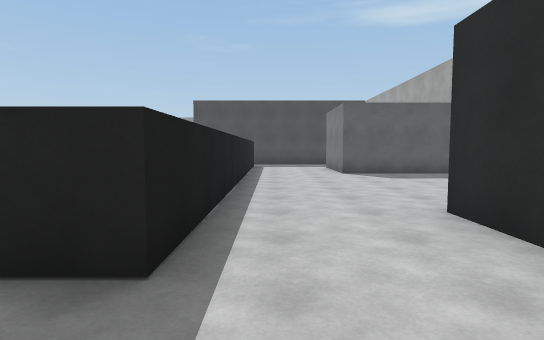
View 1 (above)

24 first-person views from a walk through a 3-D level made in the Unity game engine. The camera is 1.4 m above the floor, tilts 4° down and sees 80° across. The floor is counted in squares, 1.8 m on a side. Each view is taken from the middle of a square. On the plan, view 1 faces up. The plan holds only what a view shows up to about 11 squares ahead; the rest is blank. The place goes on beyond the plan. The player is left out. Surface patterns are stand-ins for the level's own textures.

View 2
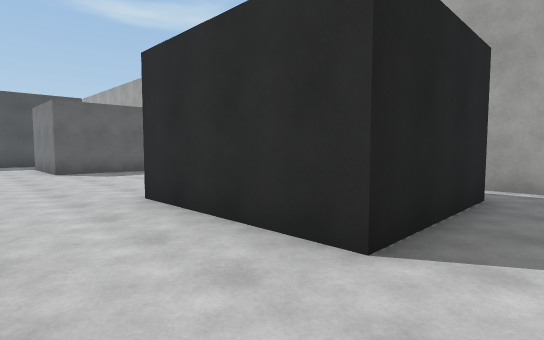

View 3
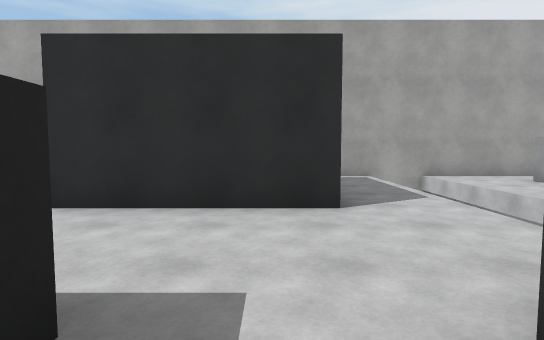

View 4
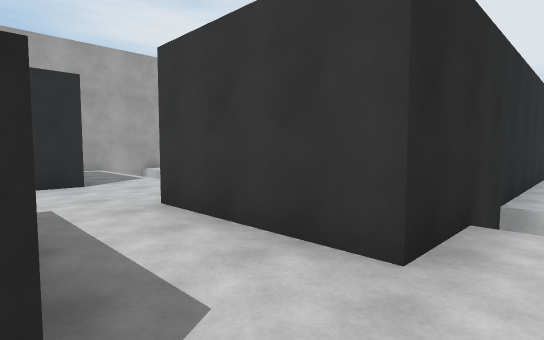

View 5
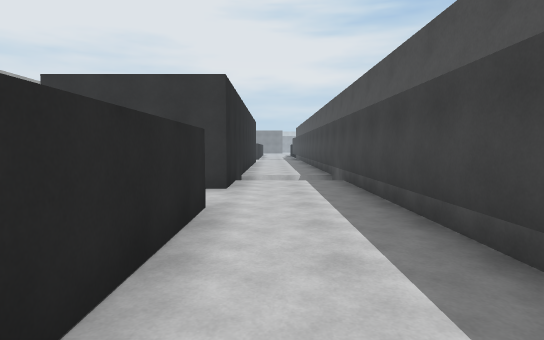

View 6
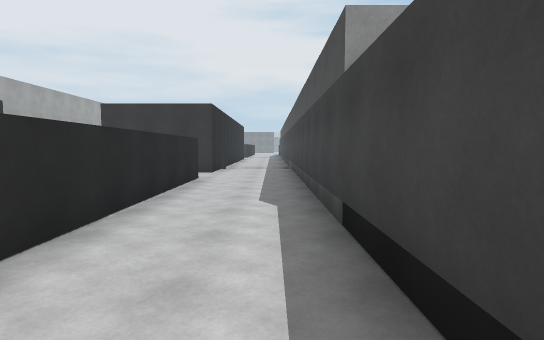

View 7
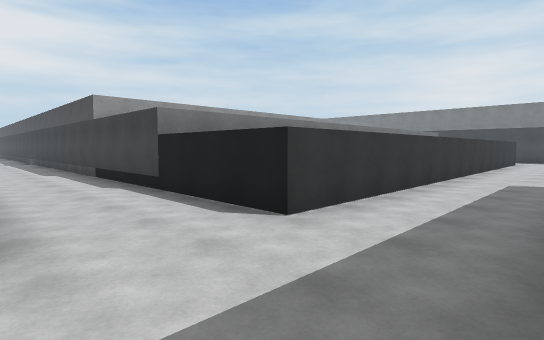

View 8
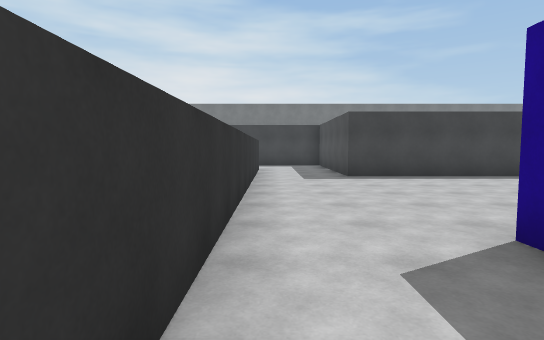

View 9
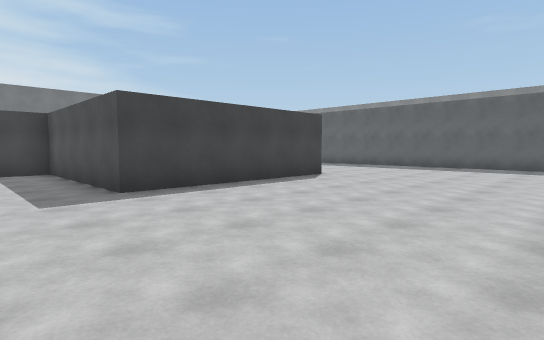

View 10
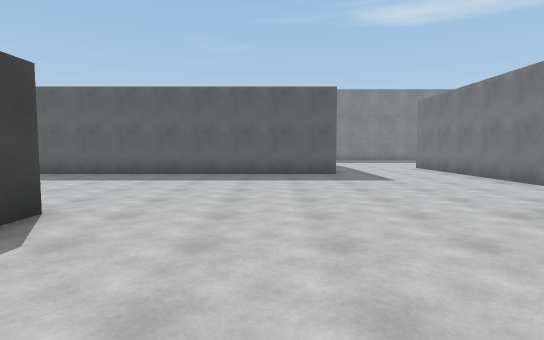

View 11
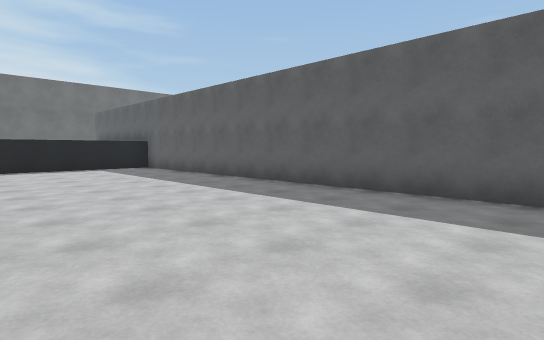

View 12
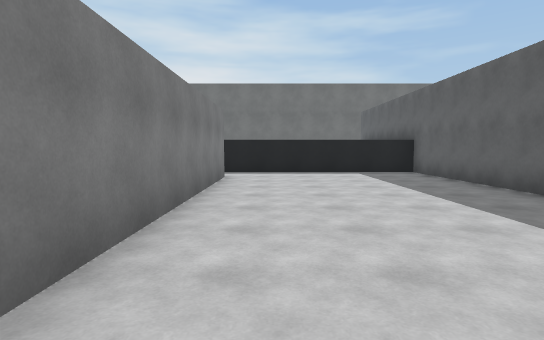

View 13
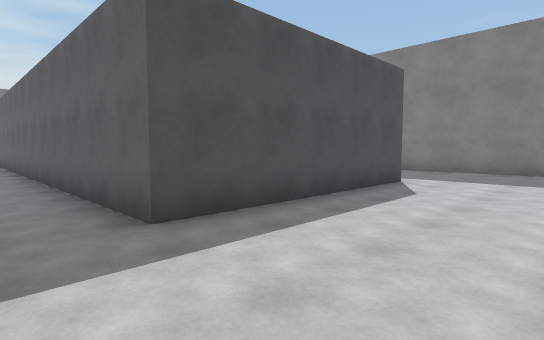

View 14
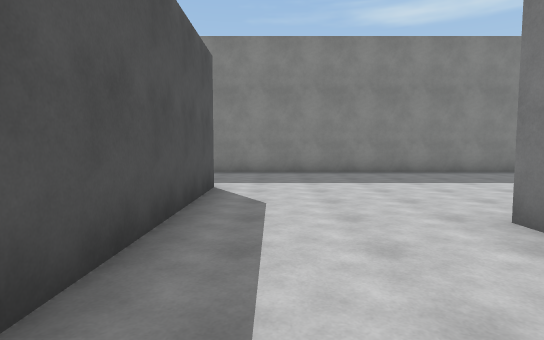

View 15
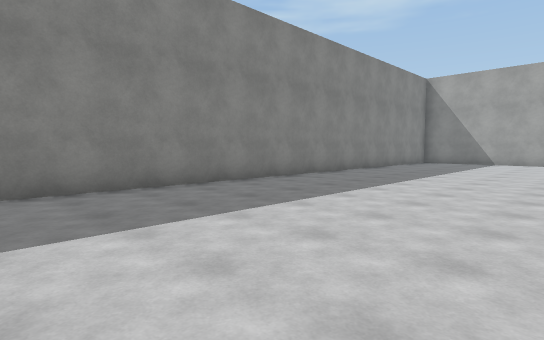

View 16
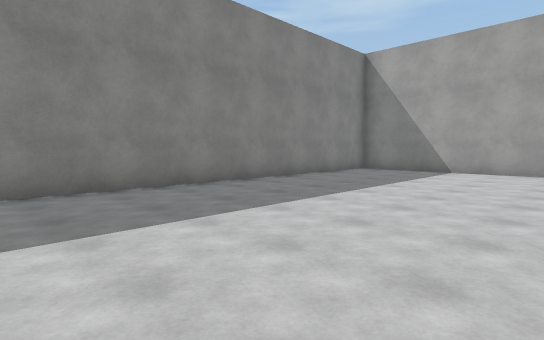

View 17
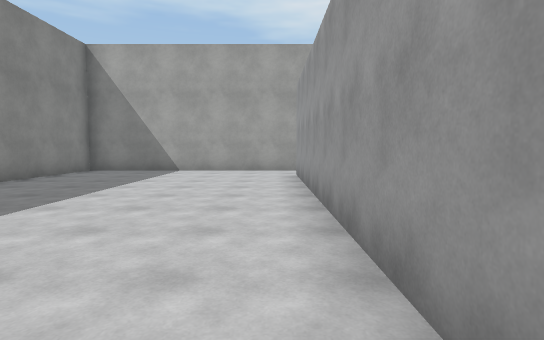

View 18
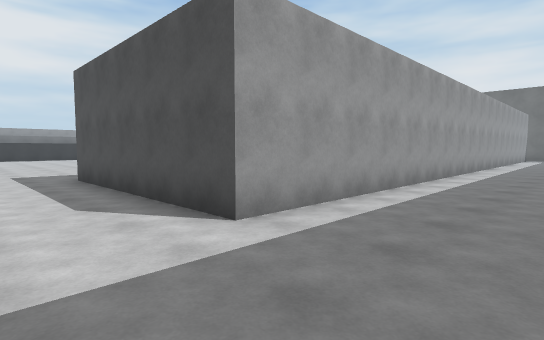

View 19
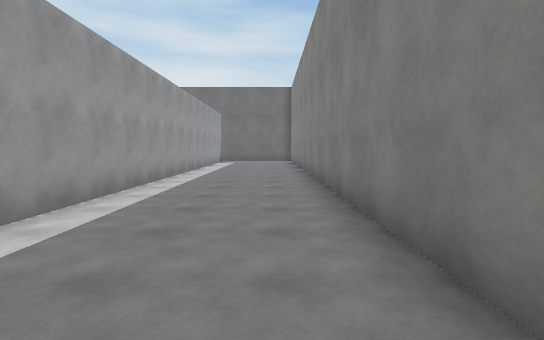

View 20
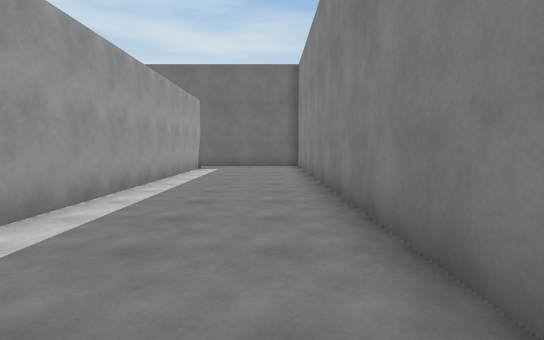

View 21
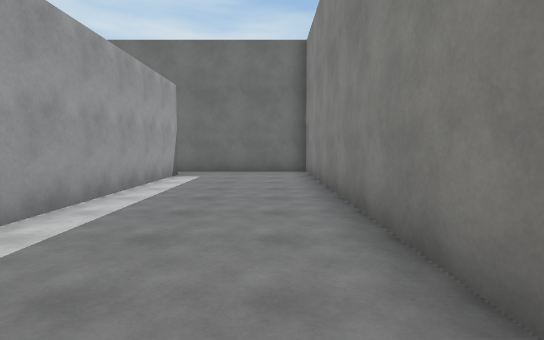

View 22
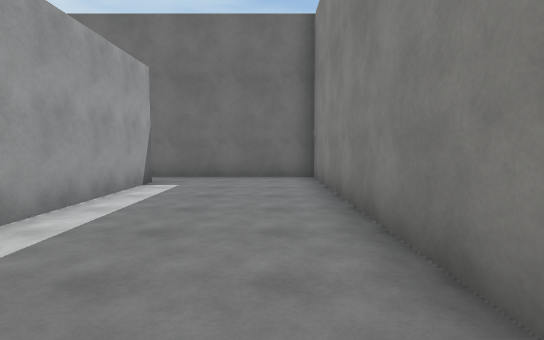

View 23
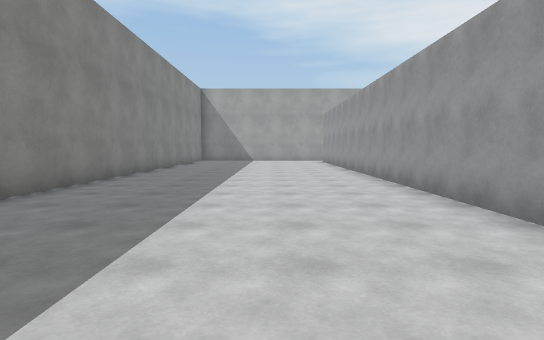

View 24
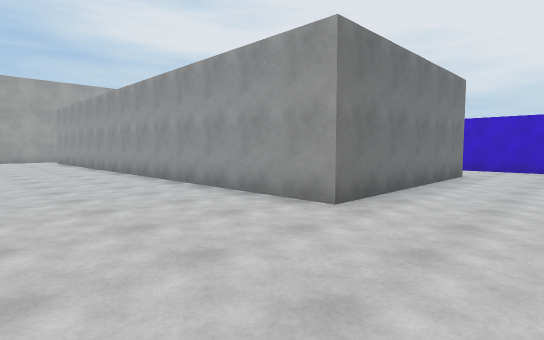

### Floor plan
Key: @ floor where view 1 was taken; # wall or solid block; . floor; ^ raised ledge; v drop or lower ground.
Columns run from 36 left of view 1 to 7 right of it. Each row starts with its distance up from view 1.
 37 ############################################
 36 #..........................................#
 35 #..........................................#
 34 #..........................................#
 33 #.#####################....................#
 32                       #....................#
 31                       #....................#
 30                       #...################.#
 29                       #...#
 28          ##############...#
 27         ^.................#
 26         ^.................#
 25         ^.................#
 24         ^.................
 23         ^..................
 22         ^.########......###
 21                  #......
 20                  #......
 19                  #......
 18                  #......
 17                  #......
 16             ######......#       .
 15             #....................
 14                ..................
 13                ^^^^^^^^^^^^^^^..^    ..
 12                              ^..^    .#
 11                              ^..^  ^..#
 10                              #..^  ^..####
  9                              #..   ^......
  8                              #..^  ^.....
  7                              #..^  ^.....
  6                              #..^  ^....
  5                              #..^  ^....
  4                              #..^  ^...#
  3                              #..^  ^..##
  2                              #..^^^^..#
  1                              #........##
  0                              #..####@..###.#
 -1                              #..#   .......#
 -2                              #vv#    vvvvvv#
 -3                              #vv#      vvvv#
 -4                              #  #          #

Where each view was taken, in squares from view 1:
view 1: 0 up, 0 right, facing up
view 2: 1 down, 0 right, facing up-right
view 3: 1 up, 2 left, facing right
view 4: 2 up, 5 left, facing down-right
view 5: 6 up, 5 left, facing down
view 6: 10 up, 6 left, facing down
view 7: 16 up, 4 left, facing down-left
view 8: 14 up, 10 left, facing left
view 9: 14 up, 13 left, facing up-left
view 10: 18 up, 16 left, facing up
view 11: 22 up, 16 left, facing up-left
view 12: 23 up, 18 left, facing left
view 13: 26 up, 11 left, facing up-left
view 14: 27 up, 13 left, facing up
view 15: 31 up, 10 left, facing up-right
view 16: 31 up, 4 left, facing up-right
view 17: 31 up, 4 left, facing right
view 18: 36 up, 12 left, facing down-left
view 19: 36 up, 17 left, facing left
view 20: 36 up, 22 left, facing left
view 21: 36 up, 25 left, facing left
view 22: 36 up, 27 left, facing left
view 23: 33 up, 12 left, facing right
view 24: 34 up, 13 left, facing down-right
